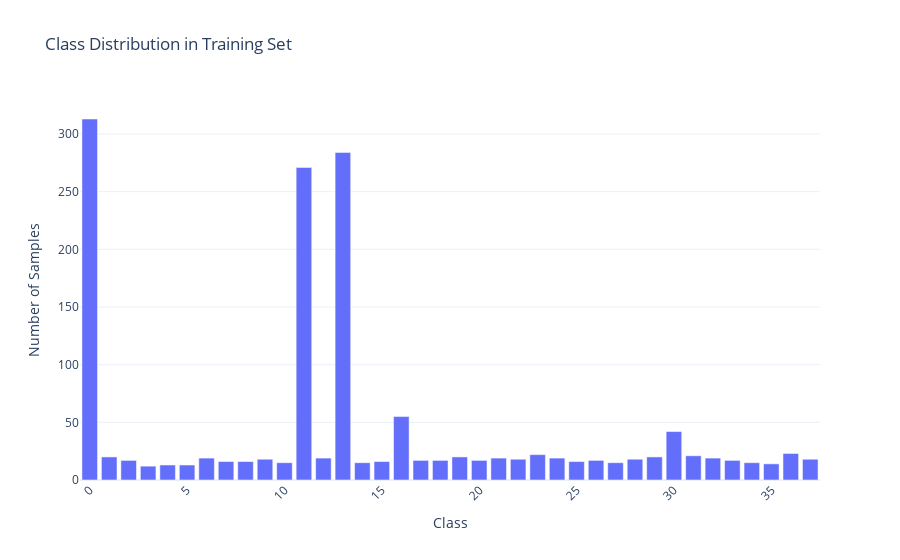

Notebook code cell kept with this figure:
### Code cell
class_counts_df = pd.Series(y_train_str).value_counts().reset_index()
class_counts_df.columns = ['Class', 'Count']
class_counts_df = class_counts_df.sort_values(by="Count", ascending=False)


# 📊 วาด histogram ด้วย Plotly
fig = px.bar(
    class_counts_df,
    x='Class',
    y='Count',
    title="Class Distribution in Training Set",
    labels={'Count': 'Number of Samples'},
    template='plotly_white'
)

fig.update_layout(
    xaxis_tickangle=-45,
    bargap=0.2
)

fig.show()

### Figure 1 — Plotly figure (JSON) as saved in the notebook; plotly's stock layout.template omitted (floating-point values rounded to 4 significant figures)
{"data": [{"hovertemplate": "Class=%{x}<br>Number of Samples=%{y}<extra></extra>", "legendgroup": "", "marker": {"color": "#636efa", "pattern": {"shape": ""}}, "name": "", "orientation": "v", "showlegend": false, "textposition": "auto", "type": "bar", "x": [0, 13, 11, 16, 30, 36, 23, 31, 1, 19, 29, 24, 32, 12, 6, 21, 37, 22, 28, 9, 20, 17, 18, 2, 33, 26, 8, 25, 7, 15, 27, 14, 34, 10, 35, 4, 5, 3], "xaxis": "x", "y": [313, 284, 271, 55, 42, 23, 22, 21, 20, 20, 20, 19, 19, 19, 19, 19, 18, 18, 18, 18, 17, 17, 17, 17, 17, 17, 16, 16, 16, 16, 15, 15, 15, 15, 14, 13, 13, 12], "yaxis": "y"}], "layout": {"bargap": 0.2, "barmode": "relative", "legend": {"tracegroupgap": 0}, "title": {"text": "Class Distribution in Training Set"}, "xaxis": {"anchor": "y", "domain": [0, 1], "tickangle": -45, "title": {"text": "Class"}}, "yaxis": {"anchor": "x", "domain": [0, 1], "title": {"text": "Number of Samples"}}}}
